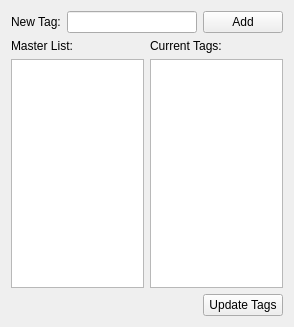
<?xml version="1.0" encoding="UTF-8"?>
<ui version="4.0">
 <class>Form</class>
 <widget class="QWidget" name="Form">
  <property name="geometry">
   <rect>
    <x>0</x>
    <y>0</y>
    <width>294</width>
    <height>327</height>
   </rect>
  </property>
  <property name="windowTitle">
   <string>Form</string>
  </property>
  <layout class="QVBoxLayout" name="verticalLayout_3">
   <item>
    <layout class="QHBoxLayout" name="horizontalLayout">
     <item>
      <widget class="QLabel" name="label">
       <property name="text">
        <string>New Tag:</string>
       </property>
      </widget>
     </item>
     <item>
      <widget class="QLineEdit" name="newTagText"/>
     </item>
     <item>
      <widget class="QPushButton" name="addButton">
       <property name="text">
        <string>Add</string>
       </property>
      </widget>
     </item>
    </layout>
   </item>
   <item>
    <layout class="QHBoxLayout" name="horizontalLayout_2">
     <item>
      <layout class="QVBoxLayout" name="verticalLayout_2">
       <item>
        <widget class="QLabel" name="label_2">
         <property name="text">
          <string>Master List:</string>
         </property>
        </widget>
       </item>
       <item>
        <widget class="QListWidget" name="masterList">
         <property name="alternatingRowColors">
          <bool>true</bool>
         </property>
         <property name="sortingEnabled">
          <bool>true</bool>
         </property>
        </widget>
       </item>
      </layout>
     </item>
     <item>
      <layout class="QVBoxLayout" name="verticalLayout">
       <item>
        <widget class="QLabel" name="label_3">
         <property name="text">
          <string>Current Tags:</string>
         </property>
        </widget>
       </item>
       <item>
        <widget class="QListWidget" name="currentList">
         <property name="alternatingRowColors">
          <bool>true</bool>
         </property>
         <property name="sortingEnabled">
          <bool>true</bool>
         </property>
        </widget>
       </item>
      </layout>
     </item>
    </layout>
   </item>
   <item>
    <layout class="QHBoxLayout" name="horizontalLayout_3">
     <item>
      <spacer name="horizontalSpacer">
       <property name="orientation">
        <enum>Qt::Horizontal</enum>
       </property>
       <property name="sizeHint" stdset="0">
        <size>
         <width>40</width>
         <height>20</height>
        </size>
       </property>
      </spacer>
     </item>
     <item>
      <widget class="QPushButton" name="updateButton">
       <property name="text">
        <string>Update Tags</string>
       </property>
      </widget>
     </item>
    </layout>
   </item>
  </layout>
 </widget>
 <resources/>
 <connections/>
</ui>
